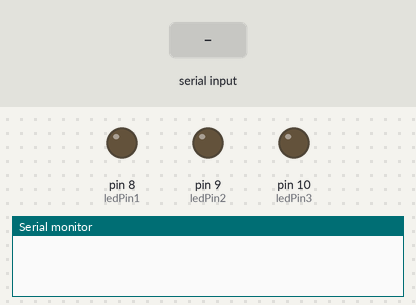
Bench run of a sketch on a simulated Arduino Uno, built with avr-gcc and run on an emulated ATmega328P. On the bench: output pins drawn as LEDs (lit = HIGH), the last lines printed to the serial monitor. Inputs (shaded band) come from the test bench.

Above: at 1.2 s.
1.3 s: "A" received over Serial
At 2.5 s:
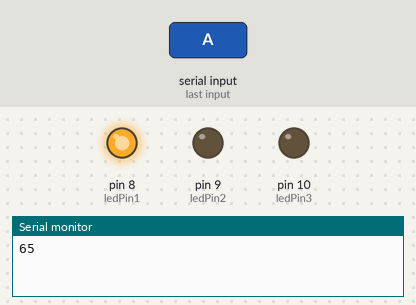
2.8 s: "B" received over Serial
At 3.6 s:
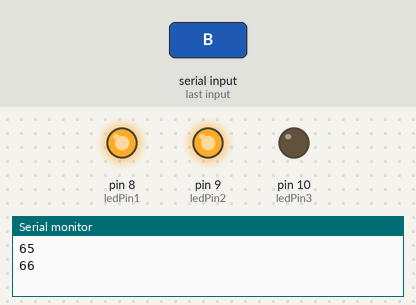
4.3 s: "C" received over Serial
At 4.8 s:
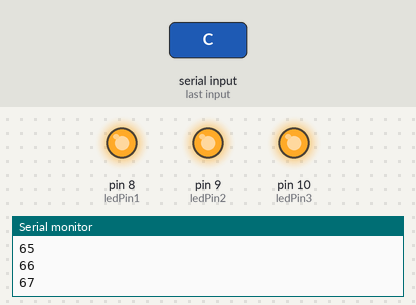
5.8 s: "D" received over Serial
At 7.0 s:
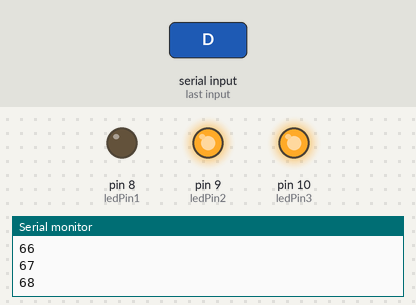
7.3 s: "E" received over Serial
At 8.2 s:
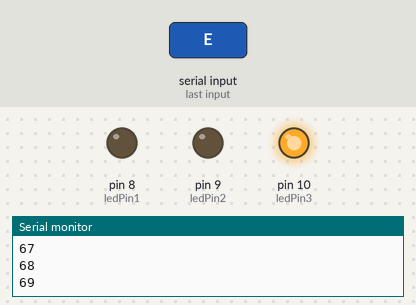
8.8 s: "F" received over Serial
At 9.4 s:
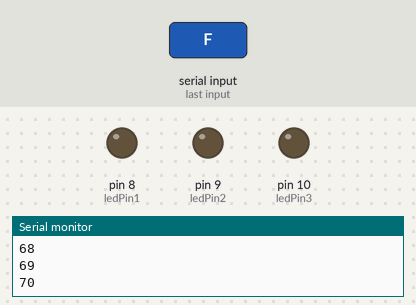
Timing chart, 0 to 11.3 s (numbered marks = the images above; inputs shaded):
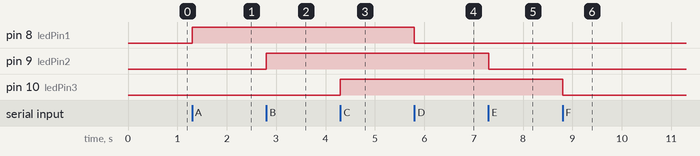

The sketch:

test_lampu.ino
```cpp
int ledPin1 = 8;
int ledPin2 = 9;
int ledPin3 = 10;// the pin that the LED is attached to - change this if you have a separate LED connected to another pin
int incomingByte;      // a variable to read incoming serial data into

void setup() {
  // initialize serial communication:
  Serial.begin(9600);
  // initialize the LED pin as an output:
  pinMode(ledPin1, OUTPUT);
  pinMode(ledPin2, OUTPUT);
  pinMode(ledPin3, OUTPUT);
}

void loop() {
  // see if there's incoming serial data:
  if (Serial.available() > 0) {
    // read the oldest byte in the serial buffer:
    incomingByte = Serial.read();
    Serial.println(incomingByte);
    if (incomingByte == 'A') {
    digitalWrite(ledPin1, HIGH);
    }
     else if (incomingByte == 'B') {
     digitalWrite(ledPin2, HIGH);
      }
    else if (incomingByte == 'C') {
      digitalWrite(ledPin3, HIGH);
    }

     else if (incomingByte == 'D') {
      digitalWrite(ledPin1, LOW);
    }
    else if (incomingByte == 'E') {
     digitalWrite(ledPin2, LOW);
      }
      else if (incomingByte == 'F') {
     digitalWrite(ledPin3, LOW);
      }
  }
}
```

Measured:
- after the input at 1.3 s, pin 8 (ledPin1): LOW → HIGH at once
- after the input at 2.8 s, pin 9 (ledPin2): LOW → HIGH at once
- after the input at 4.3 s, pin 10 (ledPin3): LOW → HIGH at once
- after the input at 5.8 s, pin 8 (ledPin1): HIGH → LOW at once
- after the input at 7.3 s, pin 9 (ledPin2): HIGH → LOW at once
- after the input at 8.8 s, pin 10 (ledPin3): HIGH → LOW at once
